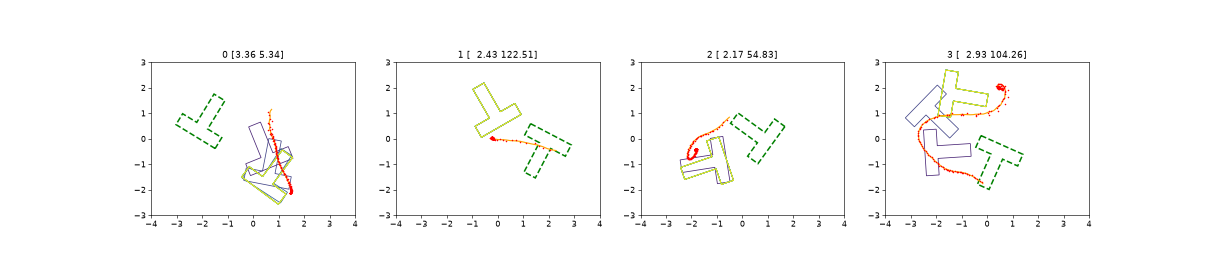

This chart was generated by the following Python code:
import pickle, sys, torch
torch.set_num_threads(8)
from learn import *
import matplotlib; matplotlib.use('Agg'); import matplotlib.pyplot as plt
from matplotlib.patches import Polygon
eps = pickle.load(open("eps.pkl","rb"))
O, Y = windows(eps[:200])
pol = train("mlp", O, Y, epochs=40)
fig, axs = plt.subplots(1, 4, figsize=(22, 5))
env = PushTEnv(max_steps=300)
for ax, seed in zip(axs, range(4)):
    env.reset(seed); s = env.sim
    W = lambda p, a: p + s.T.vertices @ rotation_matrix(a).T
    ax.add_patch(Polygon(W(s.goal_pos, s.goal_angle), fill=False, ec='g', ls='--', lw=2))
    hist = [np.r_[s.pusher.pos, s.T.pos, s.T.angle, s.goal_pos, s.goal_angle]] * OH; ps=[]; tg=[]
    done=False; t=0
    while not done:
        plan = pol(feat(np.array(hist[-OH:])).ravel())
        for a in plan[:4]:
            _, ok, done = env.step(a); tg.append(a); ps.append(s.pusher.pos.copy()); t+=1
            hist.append(np.r_[s.pusher.pos, s.T.pos, s.T.angle, s.goal_pos, s.goal_angle])
            if t % 30 == 0: ax.add_patch(Polygon(W(s.T.pos, s.T.angle), fill=False, ec=plt.cm.viridis(t/300)))
            if done: break
    ps=np.array(ps); tg=np.array(tg); ax.plot(ps[:,0],ps[:,1],'orange'); ax.plot(tg[:,0],tg[:,1],'r.',ms=2)
    ax.set_xlim(-4,4); ax.set_ylim(-3,3); ax.set_aspect('equal'); ax.set_title(f"{seed} {np.round(s.goal_error(),2)}")
fig.savefig("diag.png", dpi=55)
